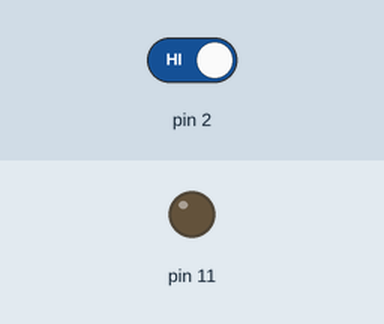
Bench run of a sketch on a simulated Arduino Uno, built with avr-gcc and run on an emulated ATmega328P. On the bench: output pins drawn as LEDs (lit = HIGH). The test bench sets the inputs (shaded band); at power-on: pin 2 HIGH.

Above: at 1.2 s.
1.3 s: pin 2 driven LOW
At 2.1 s:
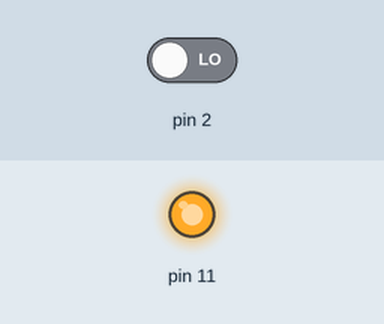
4.3 s: pin 2 driven HIGH
At 5.5 s:
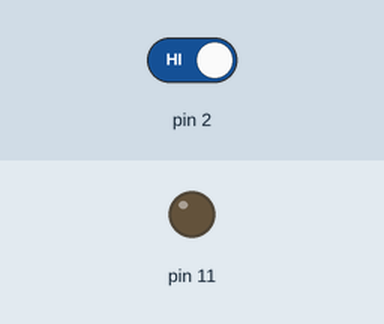
Timing chart, 0 to 7.3 s (numbered marks = the images above; inputs shaded):
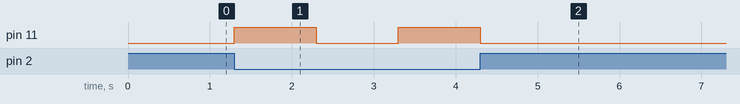

Measured:
- after the input at 1.3 s, pin 11: LOW → HIGH at once, → LOW 1.0 s later, → HIGH 1.0 s later
- after the input at 4.3 s, pin 11: goes on until 4.3 s, then stays LOW

The sketch:

switchled.ino
```cpp
void setup()
{
  pinMode(11, OUTPUT);
  pinMode(2,INPUT);
}

void loop()
{
  if(digitalRead(2) == LOW)
  {  digitalWrite(11, HIGH);
     delay(1000); // Wait for 1000 millisecond(s)
     digitalWrite(11, LOW);
     delay(1000); // Wait for 1000 millisecond(s)
  }
}
```
